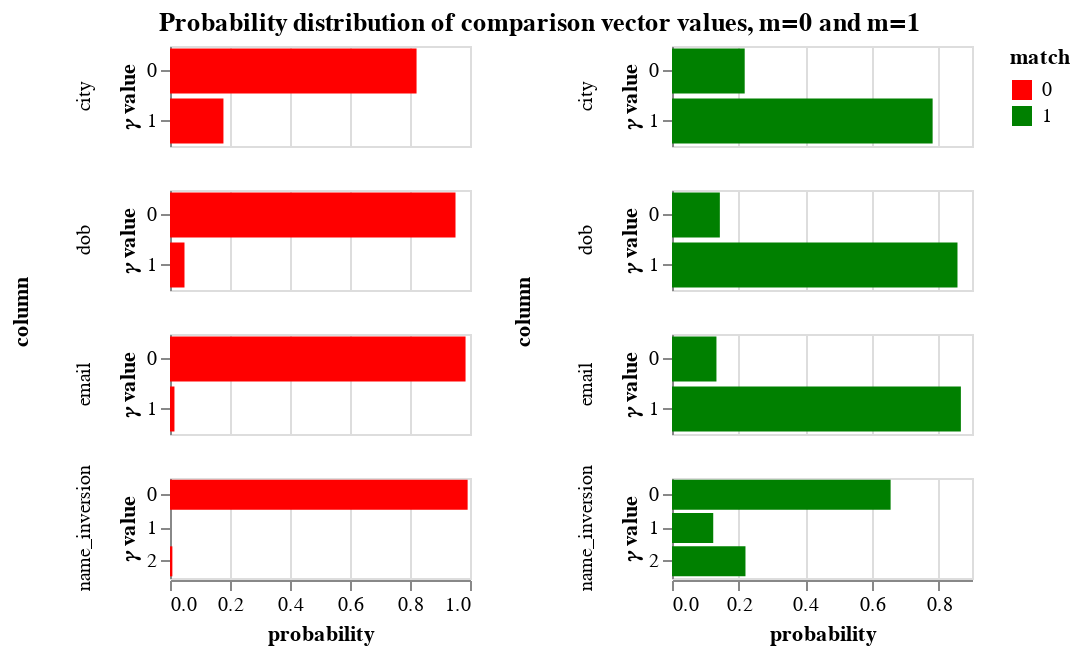

The notebook cell saved with this chart:
### Code cell
params = linker.params
params.probability_distribution_chart()

### Figure 1 — Vega-Lite specification as saved in the notebook (floating-point values rounded to 4 significant figures)
{"$schema": "https://vega.github.io/schema/vega-lite/v3.4.0.json", "config": {"mark": {"tooltip": null}, "title": {"anchor": "middle"}, "view": {"continuousHeight": 300, "continuousWidth": 400, "height": 300, "width": 400}}, "data": {"name": "data-3f598d59b5be0e11e7759edca8b8fbf6"}, "datasets": {"data-3f598d59b5be0e11e7759edca8b8fbf6": [{"column": "name_inversion", "gamma": "gamma_name_inversion", "match": 1, "probability": 0.6559, "value": 0, "value_of_gamma": "level_0"}, {"column": "name_inversion", "gamma": "gamma_name_inversion", "match": 1, "probability": 0.1237, "value": 1, "value_of_gamma": "level_1"}, {"column": "name_inversion", "gamma": "gamma_name_inversion", "match": 1, "probability": 0.2204, "value": 2, "value_of_gamma": "level_2"}, {"column": "name_inversion", "gamma": "gamma_name_inversion", "match": 0, "probability": 0.9921, "value": 0, "value_of_gamma": "level_0"}, {"column": "name_inversion", "gamma": "gamma_name_inversion", "match": 0, "probability": 2.153e-06, "value": 1, "value_of_gamma": "level_1"}, {"column": "name_inversion", "gamma": "gamma_name_inversion", "match": 0, "probability": 0.007883, "value": 2, "value_of_gamma": "level_2"}, {"column": "dob", "gamma": "gamma_dob", "match": 1, "probability": 0.1435, "value": 0, "value_of_gamma": "level_0"}, {"column": "dob", "gamma": "gamma_dob", "match": 1, "probability": 0.8565, "value": 1, "value_of_gamma": "level_1"}, {"column": "dob", "gamma": "gamma_dob", "match": 0, "probability": 0.9517, "value": 0, "value_of_gamma": "level_0"}, {"column": "dob", "gamma": "gamma_dob", "match": 0, "probability": 0.04831, "value": 1, "value_of_gamma": "level_1"}, {"column": "city", "gamma": "gamma_city", "match": 1, "probability": 0.2181, "value": 0, "value_of_gamma": "level_0"}, {"column": "city", "gamma": "gamma_city", "match": 1, "probability": 0.7819, "value": 1, "value_of_gamma": "level_1"}, {"column": "city", "gamma": "gamma_city", "match": 0, "probability": 0.8219, "value": 0, "value_of_gamma": "level_0"}, {"column": "city", "gamma": "gamma_city", "match": 0, "probability": 0.1781, "value": 1, "value_of_gamma": "level_1"}, {"column": "email", "gamma": "gamma_email", "match": 1, "probability": 0.1334, "value": 0, "value_of_gamma": "level_0"}, {"column": "email", "gamma": "gamma_email", "match": 1, "probability": 0.8666, "value": 1, "value_of_gamma": "level_1"}, {"column": "email", "gamma": "gamma_email", "match": 0, "probability": 0.9852, "value": 0, "value_of_gamma": "level_0"}, {"column": "email", "gamma": "gamma_email", "match": 0, "probability": 0.01484, "value": 1, "value_of_gamma": "level_1"}]}, "hconcat": [{"encoding": {"color": {"field": "match", "scale": {"domain": [0, 1], "range": ["red", "green"]}, "type": "nominal"}, "row": {"field": "column", "sort": {"field": "gamma"}, "type": "nominal"}, "tooltip": [{"field": "column", "type": "nominal"}, {"field": "probability", "format": ".4f", "type": "quantitative"}, {"field": "value", "type": "ordinal"}], "x": {"field": "probability", "type": "quantitative"}, "y": {"axis": {"title": "𝛾 value"}, "field": "value", "type": "nominal"}}, "height": 50, "mark": "bar", "resolve": {"scale": {"y": "independent"}}, "transform": [{"filter": "(datum.match === 0)"}], "width": 150}, {"encoding": {"color": {"field": "match", "scale": {"domain": [0, 1], "range": ["red", "green"]}, "type": "nominal"}, "row": {"field": "column", "sort": {"field": "gamma"}, "type": "nominal"}, "tooltip": [{"field": "column", "type": "nominal"}, {"field": "probability", "format": ".4f", "type": "quantitative"}, {"field": "value", "type": "ordinal"}], "x": {"field": "probability", "type": "quantitative"}, "y": {"axis": {"title": "𝛾 value"}, "field": "value", "type": "nominal"}}, "height": 50, "mark": "bar", "resolve": {"scale": {"y": "independent"}}, "transform": [{"filter": "(datum.match === 1)"}], "width": 150}], "title": "Probability distribution of comparison vector values, m=0 and m=1"}
